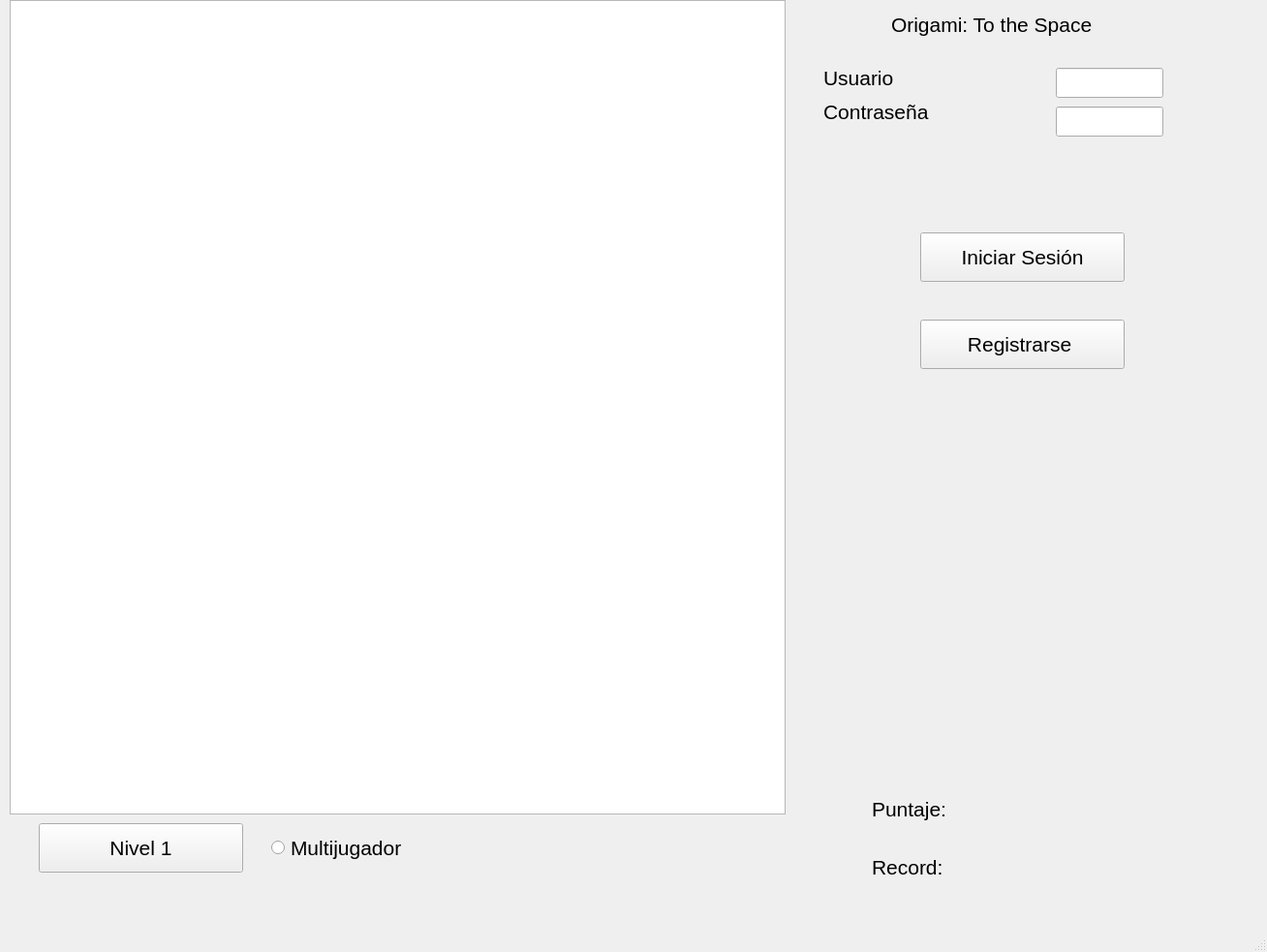
<?xml version="1.0" encoding="UTF-8"?>
<ui version="4.0">
 <class>MainWindow</class>
 <widget class="QMainWindow" name="MainWindow">
  <property name="geometry">
   <rect>
    <x>0</x>
    <y>0</y>
    <width>1308</width>
    <height>983</height>
   </rect>
  </property>
  <property name="windowTitle">
   <string>MainWindow</string>
  </property>
  <widget class="QWidget" name="centralwidget">
   <widget class="QGraphicsView" name="graphicsView">
    <property name="geometry">
     <rect>
      <x>10</x>
      <y>0</y>
      <width>801</width>
      <height>841</height>
     </rect>
    </property>
   </widget>
   <widget class="QLineEdit" name="le_usu">
    <property name="geometry">
     <rect>
      <x>1090</x>
      <y>70</y>
      <width>111</width>
      <height>31</height>
     </rect>
    </property>
    <property name="font">
     <font>
      <pointsize>16</pointsize>
     </font>
    </property>
   </widget>
   <widget class="QLabel" name="label">
    <property name="geometry">
     <rect>
      <x>850</x>
      <y>70</y>
      <width>201</width>
      <height>21</height>
     </rect>
    </property>
    <property name="font">
     <font>
      <pointsize>16</pointsize>
     </font>
    </property>
    <property name="text">
     <string>Usuario</string>
    </property>
   </widget>
   <widget class="QLineEdit" name="le_contra">
    <property name="geometry">
     <rect>
      <x>1090</x>
      <y>110</y>
      <width>111</width>
      <height>31</height>
     </rect>
    </property>
    <property name="font">
     <font>
      <pointsize>16</pointsize>
     </font>
    </property>
   </widget>
   <widget class="QLabel" name="label_2">
    <property name="geometry">
     <rect>
      <x>850</x>
      <y>100</y>
      <width>201</width>
      <height>31</height>
     </rect>
    </property>
    <property name="font">
     <font>
      <pointsize>16</pointsize>
     </font>
    </property>
    <property name="text">
     <string>Contraseña</string>
    </property>
   </widget>
   <widget class="QPushButton" name="bntIniSesi">
    <property name="geometry">
     <rect>
      <x>950</x>
      <y>240</y>
      <width>211</width>
      <height>51</height>
     </rect>
    </property>
    <property name="font">
     <font>
      <pointsize>16</pointsize>
     </font>
    </property>
    <property name="text">
     <string>Iniciar Sesión</string>
    </property>
   </widget>
   <widget class="QLabel" name="label_5">
    <property name="geometry">
     <rect>
      <x>920</x>
      <y>10</y>
      <width>271</width>
      <height>31</height>
     </rect>
    </property>
    <property name="font">
     <font>
      <pointsize>16</pointsize>
     </font>
    </property>
    <property name="text">
     <string>Origami: To the Space</string>
    </property>
   </widget>
   <widget class="QPushButton" name="btnRegis">
    <property name="geometry">
     <rect>
      <x>950</x>
      <y>330</y>
      <width>211</width>
      <height>51</height>
     </rect>
    </property>
    <property name="font">
     <font>
      <pointsize>16</pointsize>
     </font>
    </property>
    <property name="text">
     <string>Registrarse </string>
    </property>
   </widget>
   <widget class="QLabel" name="label_8">
    <property name="geometry">
     <rect>
      <x>900</x>
      <y>810</y>
      <width>211</width>
      <height>51</height>
     </rect>
    </property>
    <property name="font">
     <font>
      <pointsize>16</pointsize>
     </font>
    </property>
    <property name="text">
     <string>Puntaje:</string>
    </property>
   </widget>
   <widget class="QPushButton" name="bntnvl1">
    <property name="geometry">
     <rect>
      <x>40</x>
      <y>850</y>
      <width>211</width>
      <height>51</height>
     </rect>
    </property>
    <property name="font">
     <font>
      <pointsize>16</pointsize>
     </font>
    </property>
    <property name="text">
     <string>Nivel 1</string>
    </property>
   </widget>
   <widget class="QLabel" name="label_9">
    <property name="geometry">
     <rect>
      <x>900</x>
      <y>870</y>
      <width>211</width>
      <height>51</height>
     </rect>
    </property>
    <property name="font">
     <font>
      <pointsize>16</pointsize>
     </font>
    </property>
    <property name="text">
     <string>Record:</string>
    </property>
   </widget>
   <widget class="QRadioButton" name="radioButton">
    <property name="geometry">
     <rect>
      <x>280</x>
      <y>860</y>
      <width>181</width>
      <height>31</height>
     </rect>
    </property>
    <property name="font">
     <font>
      <pointsize>16</pointsize>
     </font>
    </property>
    <property name="text">
     <string>Multijugador</string>
    </property>
   </widget>
  </widget>
  <widget class="QMenuBar" name="menubar">
   <property name="geometry">
    <rect>
     <x>0</x>
     <y>0</y>
     <width>1308</width>
     <height>25</height>
    </rect>
   </property>
  </widget>
  <widget class="QStatusBar" name="statusbar"/>
 </widget>
 <resources/>
 <connections/>
</ui>
